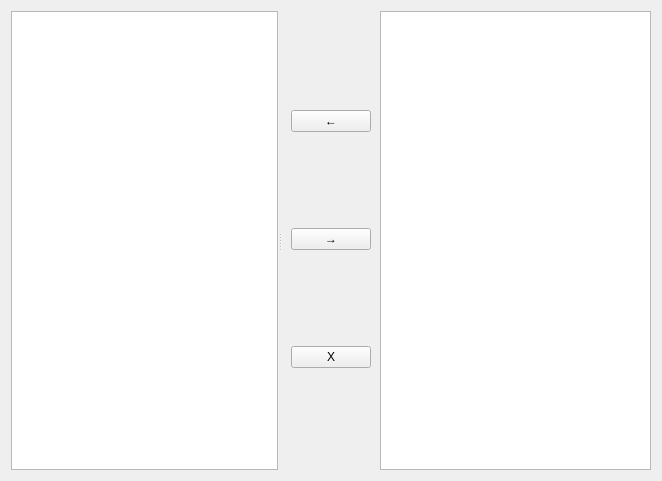
<?xml version="1.0" encoding="UTF-8"?>
<ui version="4.0">
 <class>GroupTab</class>
 <widget class="QWidget" name="GroupTab">
  <property name="geometry">
   <rect>
    <x>0</x>
    <y>0</y>
    <width>662</width>
    <height>481</height>
   </rect>
  </property>
  <property name="windowTitle">
   <string>Form</string>
  </property>
  <layout class="QGridLayout" name="gridLayout">
   <item row="0" column="0">
    <widget class="QSplitter" name="splitter1">
     <property name="orientation">
      <enum>Qt::Vertical</enum>
     </property>
     <widget class="QSplitter" name="splitter2">
      <property name="orientation">
       <enum>Qt::Horizontal</enum>
      </property>
      <widget class="QListWidget" name="control_panel"/>
      <widget class="QWidget" name="history_containter" native="true">
       <layout class="QHBoxLayout" name="horizontalLayout_2">
        <property name="spacing">
         <number>0</number>
        </property>
        <property name="leftMargin">
         <number>0</number>
        </property>
        <property name="topMargin">
         <number>0</number>
        </property>
        <property name="rightMargin">
         <number>0</number>
        </property>
        <property name="bottomMargin">
         <number>0</number>
        </property>
        <item>
         <widget class="QWidget" name="history_control_panel" native="true">
          <property name="sizePolicy">
           <sizepolicy hsizetype="Maximum" vsizetype="Preferred">
            <horstretch>0</horstretch>
            <verstretch>0</verstretch>
           </sizepolicy>
          </property>
          <layout class="QVBoxLayout" name="verticalLayout_2">
           <item>
            <widget class="QPushButton" name="load_button">
             <property name="text">
              <string>←</string>
             </property>
            </widget>
           </item>
           <item>
            <widget class="QPushButton" name="save_button">
             <property name="text">
              <string>→</string>
             </property>
            </widget>
           </item>
           <item>
            <widget class="QPushButton" name="delete_button">
             <property name="text">
              <string>X</string>
             </property>
            </widget>
           </item>
          </layout>
         </widget>
        </item>
        <item>
         <widget class="QListWidget" name="history_list"/>
        </item>
       </layout>
      </widget>
     </widget>
    </widget>
   </item>
  </layout>
 </widget>
 <resources/>
 <connections/>
</ui>
